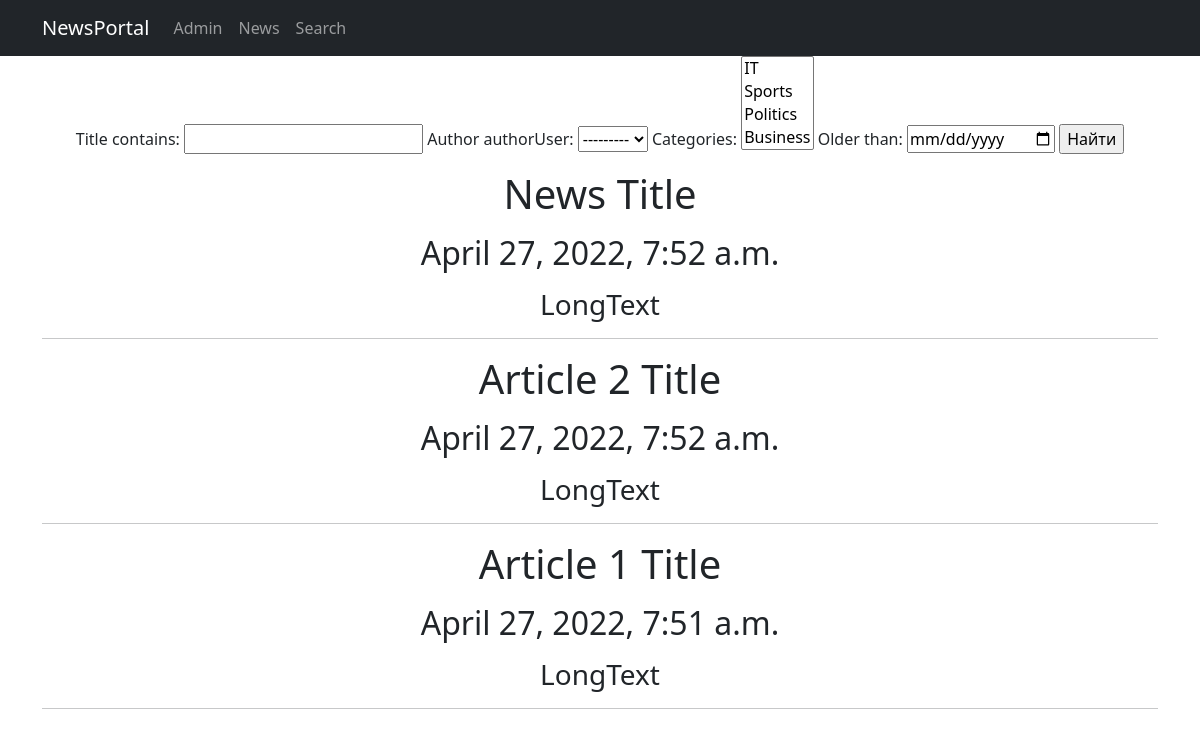
Page /news/search/ on the earlier database version.
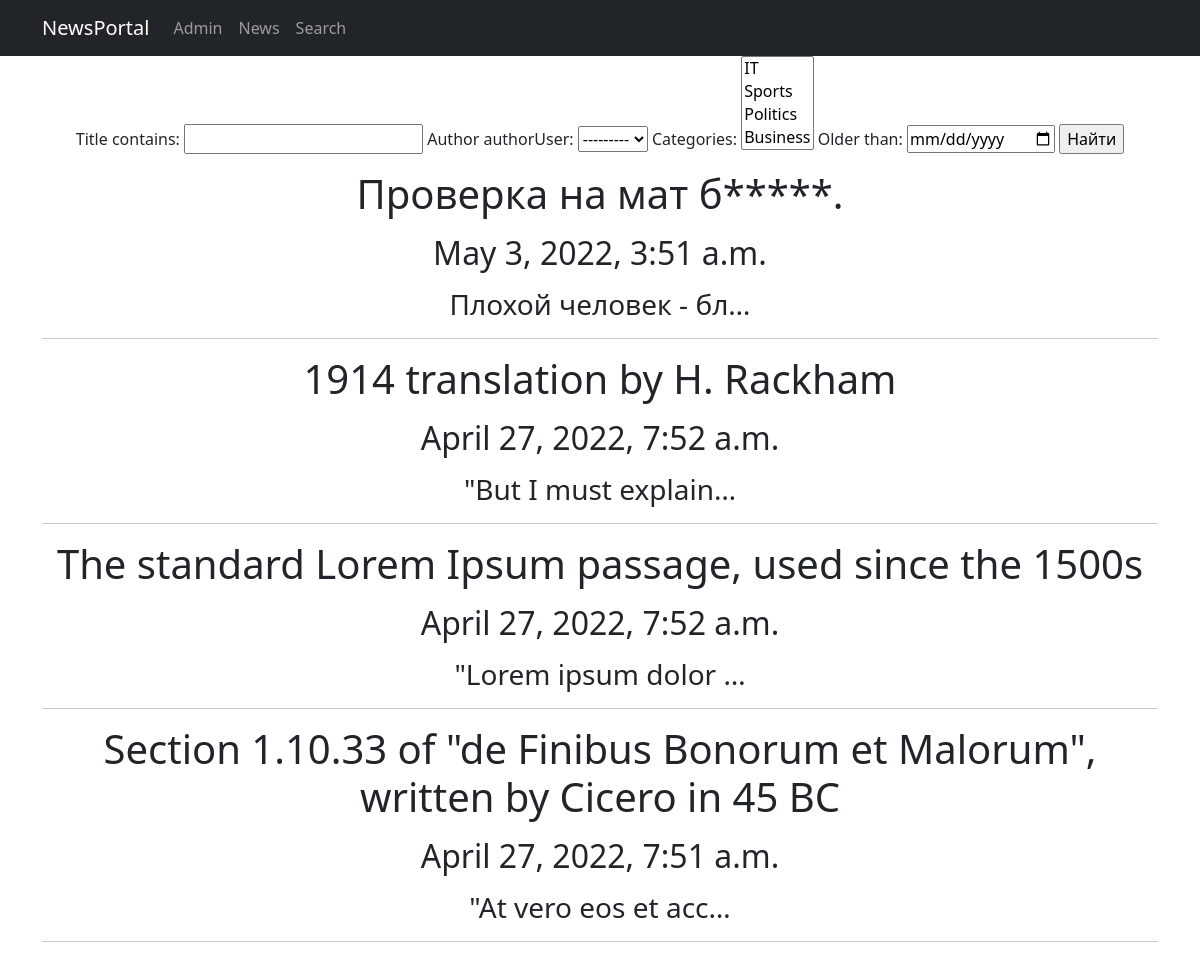
Same page on the later database version.
### NewsPortal/models.py (models this page shows, shortened)
class Post(models.Model):
    author = models.ForeignKey(Author, on_delete=models.CASCADE)
    NEWS = 'N'
    ARTICLE = 'A'
    CATEGORY_CHOICE = (
        (NEWS, 'Новость'),
        (ARTICLE, 'Статья'),
    )
    сategoryType = models.CharField(max_length=1, choices=CATEGORY_CHOICE, default=ARTICLE)
    creation_timedate = models.DateTimeField(auto_now_add=True)
    postCategory = models.ManyToManyField(Category, through="PostCategory")
    title = models.CharField(max_length=128)
    text = models.TextField()
    rating = models.SmallIntegerField(default=0)

### NewsPortal/views.py (the view)
# urls.py: path('search/', SearchView.as_view(), name='search')
class SearchView(ListView):
    template_name = 'search.html'
    model = Post
    ordering = '-creation_timedate'
    paginate_by = 10
    def get_context_data(self, **kwargs):  # забираем отфильтрованные объекты переопределяя метод get_context_data у наследуемого класса (привет, полиморфизм, мы скучали!!!)
        context = super().get_context_data(**kwargs)
        context['filter'] = PostFilter(self.request.GET, queryset=self.get_queryset())  # вписываем наш фильтр в контекст
        return context

### NewsPortal/models.py (called while the page is built)
    def __str__(self):
        return f'{self.name}'

### NewsPortal/templatetags/custom_filters.py (called while the page is built)
@register.filter()
def censor(value):
   for i in curselist:
      if i.find(value):
         value = value.replace(i[1::], "*" * len(i))
      else:
         return f'{value}'
   return f'{value}'

### templates/search.html (shortened to what this page needs)
{% extends 'default.html' %}
{% load custom_filters %}
{% load custom_tags %}
{% block content %}
    <form action="" method="get">
        {{ filter.form }}
        <input type="submit" value="Найти">
    </form>
    {% for n in filter.qs %}
        <h1>{{ n.title|censor }}
        <p>
        <h2>{{ n.creation_timedate }}
        <p>
        <h3>{{ n.text|truncatechars:20|censor }}
        <hr>
    {% endfor %}
{% endblock content %}

Differences in the rows shown:
added Post: title|censor "Проверка на мат б*****.", creation_timedate "May 3, 2022, 3:51 a.m.", text|censor "Плохой человек - бл…"
changed Post: title|censor "News Title" → "1914 translation by H. Rackham"; text|censor "LongText" → "\"But I must explain…"
changed Post: title|censor "Article 2 Title" → "The standard Lorem Ipsum passage, used since the 1500s"; text|censor "LongText" → "\"Lorem ipsum dolor …"
changed Post: title|censor "Article 1 Title" → "Section 1.10.33 of \"de Finibus Bonorum et Malorum\", written by Cicero in 45 BC"; text|censor "LongText" → "\"At vero eos et acc…"
